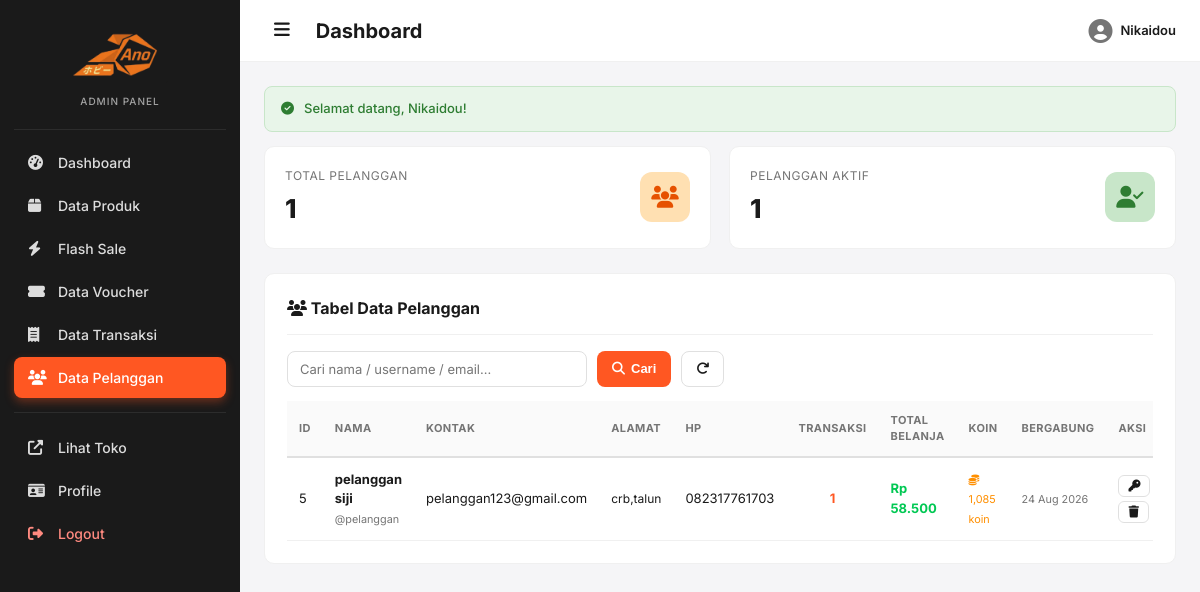
The page /admin/customers.php (signed in) on the database its author committed.
### tables this page shows
CREATE TABLE `users` (
  `id` int NOT NULL,
  `username` varchar(50) NOT NULL,
  `email` varchar(100) NOT NULL,
  `password` varchar(255) NOT NULL,
  `full_name` varchar(100) NOT NULL,
  `phone` varchar(20) DEFAULT NULL,
  `address` text,
  `avatar` varchar(255) DEFAULT NULL,
  `role` enum('admin','customer') DEFAULT 'customer',
  `points` int NOT NULL DEFAULT '0',
  `created_at` timestamp NULL DEFAULT CURRENT_TIMESTAMP
);

### includes/functions.php (called while the page is built, shortened)
<?php
function rupiah($angka) {
    return 'Rp ' . number_format((float)$angka, 0, ',', '.');
}
function url($path = '') {
    $scriptDir = str_replace('\\', '/', dirname($_SERVER['SCRIPT_NAME']));
    if (preg_match('#/admin$#', $scriptDir)) {
        $base = dirname($scriptDir);
    } else {
        $base = $scriptDir;
    }
    $base = rtrim($base, '/');
    return $base . '/' . ltrim($path, '/');
}
function e($str) {
    return htmlspecialchars((string)$str, ENT_QUOTES, 'UTF-8');
}

### admin/customers.php (the view, shortened to what this page needs)
<?php
require_once __DIR__ . '/../includes/admin_header.php';
global $pdo;
$search = trim($_GET['q'] ?? '');
$sql = "SELECT u.*,
        (SELECT COUNT(*) FROM transactions t WHERE t.user_id = u.id) AS trx_count,
        (SELECT COALESCE(SUM(t.grand_total),0) FROM transactions t WHERE t.user_id = u.id AND t.status <> 'cancelled') AS total_spent
        FROM users u WHERE u.role = 'customer'";
$params = [];
$sql .= " ORDER BY u.created_at DESC";
$stmt = $pdo->prepare($sql);
$stmt->execute($params);
$customers = $stmt->fetchAll();
?>
<div class="stat-grid">
    <div class="stat-card"><div class="stat-info"><div class="stat-label">Total Pelanggan</div><div class="stat-value"><?= count($customers) ?></div></div><div class="stat-icon orange"><i class="fas fa-users"></i></div></div>
    <div class="stat-card"><div class="stat-info"><div class="stat-label">Pelanggan Aktif</div><div class="stat-value"><?= count(array_filter($customers, fn($c) => $c['trx_count']>0)) ?></div></div><div class="stat-icon green"><i class="fas fa-user-check"></i></div></div>
</div>
<div class="panel">
    <div class="panel-header">
        <h2><i class="fas fa-users"></i> Tabel Data Pelanggan</h2>
    </div>
    <form method="get" action="" class="filter-bar" style="margin-bottom:14px;display:flex;gap:10px;flex-wrap:wrap;">
        <input type="text" name="q" value="<?= e($search) ?>" placeholder="Cari nama / username / email..." class="form-control" style="max-width:300px;">
        <button type="submit" class="btn btn-primary"><i class="fas fa-search"></i> Cari</button>
        <a href="<?= url('admin/customers.php') ?>" class="btn btn-outline"><i class="fas fa-redo"></i></a>
    </form>
    <?php if (empty($customers)): ?>
        <div class="empty-state"><i class="fas fa-users"></i><h3>Belum ada pelanggan</h3><p>Pelanggan yang register akan tampil di sini.</p></div>
    <?php else: ?>
        <div style="overflow-x:auto;">
            <table class="data-table">
                <thead>
                    <tr>
                        <th>ID</th>
                        <th>Nama</th>
                        <th>Kontak</th>
                        <th>Alamat</th>
                        <th>HP</th>
                        <th>Transaksi</th>
                        <th>Total Belanja</th>
                        <th>Koin</th>
                        <th>Bergabung</th>
                        <th>Aksi</th>
                    </tr>
                </thead>
                <tbody>
                    <?php foreach ($customers as $c): ?>
                        <tr>
                            <td><?= $c['id'] ?></td>
                            <td>
                                <strong><?= e($c['full_name']) ?></strong><br>
                                <small class="text-muted">@<?= e($c['username']) ?></small>
                            </td>
                            <td><?= e($c['email']) ?></td>
                            <td style="max-width:200px;font-size:12px;"><?= e($c['address'] ?: '-') ?></td>
                            <td><?= e($c['phone'] ?: '-') ?></td>
                            <td class="text-center"><strong class="text-primary"><?= $c['trx_count'] ?></strong></td>
                            <td class="text-success" style="font-weight:700;"><?= rupiah($c['total_spent']) ?></td>
                            <td><small style="color:#FF8F00;"><i class="fas fa-coins"></i> <?= number_format((int)$c['points']) ?> koin</small></td>
                            <td><small class="text-muted"><?= date('d M Y', strtotime($c['created_at'])) ?></small></td>
                            <td>
                                <div class="table-actions">
                                    <button onclick="openResetModal(<?= $c['id'] ?>, '<?= e($c['full_name']) ?>', '<?= e($c['username']) ?>')" title="Reset Password"><i class="fas fa-key"></i></button>
                                    <a href="<?= url('admin/customers.php?delete=' . $c['id']) ?>" class="danger" data-confirm="Yakin hapus pelanggan &quot;<?= e($c['full_name']) ?>&quot;? Semua data transaksi terkait juga akan terhapus."><i class="fas fa-trash"></i></a>
                                </div>
                            </td>
                        </tr>
                    <?php endforeach; ?>
                </tbody>
            </table>
        </div>
    <?php endif; ?>
</div>
<?php require_once __DIR__ . '/../includes/admin_footer.php'; ?>

### assets/css/admin.css (style rules this page uses)
*, *::before, *::after { margin: 0; padding: 0; box-sizing: border-box; }
:root { --primary: #FF5722; --primary-dark: #E64A19; --primary-light: #FFEDE6; --bg: #F5F5F7; --bg-alt: #FAFAFA; --white: #FFFFFF; --text: #1A1A1A; --text-muted: #757575; --border: #E0E0E0; --border-light: #F0F0F0; --sidebar-bg: #1A1A1A; --sidebar-bg-alt: #2A2A2A; --sidebar-fg: rgba(255,255,255,0.85); --radius: 10px; --shadow-sm: 0 1px 3px rgba(0,0,0,0.06); --shadow: 0 4px 6px -1px rgba(0,0,0,0.08); --shadow-lg: 0 10px 25px -3px rgba(0,0,0,0.12); --green: #00C853; --red: #F44336; --yellow: #FFC107; --blue: #2196F3; }
body { font-family: 'Inter', -apple-system, BlinkMacSystemFont, 'Segoe UI', Roboto, sans-serif; background: var(--bg); color: var(--text); font-size: 14px; line-height: 1.5; }
a { color: inherit; text-decoration: none; }
.stat-grid { display: grid; grid-template-columns: repeat(auto-fit, minmax(220px, 1fr)); gap: 18px; margin-bottom: 24px; }
.stat-card { background: white; padding: 20px; border-radius: var(--radius); border: 1px solid var(--border-light); display: flex; justify-content: space-between; align-items: center; transition: transform 0.15s, box-shadow 0.15s; }
.stat-card .stat-info .stat-label { font-size: 12px; color: var(--text-muted); text-transform: uppercase; letter-spacing: 0.5px; margin-bottom: 4px; }
.stat-card .stat-value { font-size: 26px; font-weight: 800; }
.stat-card .stat-icon { width: 50px; height: 50px; border-radius: 12px; display: flex; align-items: center; justify-content: center; font-size: 22px; }
.stat-icon.orange { background: var(--primary-light); color: var(--primary); }
.stat-icon.green { background: #E8F5E9; color: var(--green); }
.panel { background: white; border: 1px solid var(--border-light); border-radius: var(--radius); padding: 22px; margin-bottom: 20px; }
.panel-header { display: flex; justify-content: space-between; align-items: center; margin-bottom: 16px; padding-bottom: 14px; border-bottom: 1px solid var(--border-light); }
.panel-header h2 { font-size: 16px; font-weight: 700; }
.btn { display: inline-flex; align-items: center; gap: 6px; padding: 8px 14px; font-size: 13px; font-weight: 600; border: 1px solid transparent; border-radius: 8px; cursor: pointer; transition: all 0.15s; background: white; color: var(--text); }
.btn-primary { background: var(--primary); color: white; }
.btn-outline { background: white; border-color: var(--border); }
.data-table { width: 100%; border-collapse: collapse; font-size: 13px; }
.data-table th { background: var(--bg-alt); color: var(--text-muted); font-size: 11px; text-transform: uppercase; letter-spacing: 0.4px; padding: 11px 12px; text-align: left; font-weight: 700; border-bottom: 2px solid var(--border); }
.data-table td { padding: 12px; border-bottom: 1px solid var(--border-light); vertical-align: middle; }
.data-table .table-actions { display: flex; gap: 4px; flex-wrap: wrap; }
.data-table .table-actions a, .data-table .table-actions button { padding: 4px 9px; font-size: 12px; border-radius: 6px; border: 1px solid var(--border); background: white; color: var(--text); display: inline-flex; align-items: center; gap: 4px; transition: all 0.15s; cursor: pointer; font-family: inherit; }
.form-control { width: 100%; padding: 9px 12px; border: 1.5px solid var(--border); border-radius: 8px; font-size: 13px; font-family: inherit; outline: none; background: white; transition: all 0.15s; }
.text-muted { color: var(--text-muted); }
.text-primary { color: var(--primary); }
.text-success { color: var(--green); }
.text-center { text-align: center; }
.stat-icon { width: 48px; height: 48px; border-radius: 12px; display: flex; align-items: center; justify-content: center; font-size: 20px; background: var(--primary-light); color: var(--primary); flex-shrink: 0; }
.stat-icon.orange { background: #FFE0B2; color: #E65100; }
.stat-icon.green { background: #C8E6C9; color: #2E7D32; }

### rows shown on the page
users: id "5", full_name "pelanggan siji", username "pelanggan", email "pelanggan123@gmail.com", address "crb,talun", phone "082317761703", trx_count "1", total_spent "Rp 58.500", points "1,085", created_at "24 Aug 2026"

### other values the page prints
$page_title "Dashboard"
$_SESSION['full_name'] "Nikaidou"
$f['msg'] "Selamat datang, Nikaidou!"
count($customers) "1"
count(array_filter($customers, fn($c) => $c['trx_count']>0)) "1"
